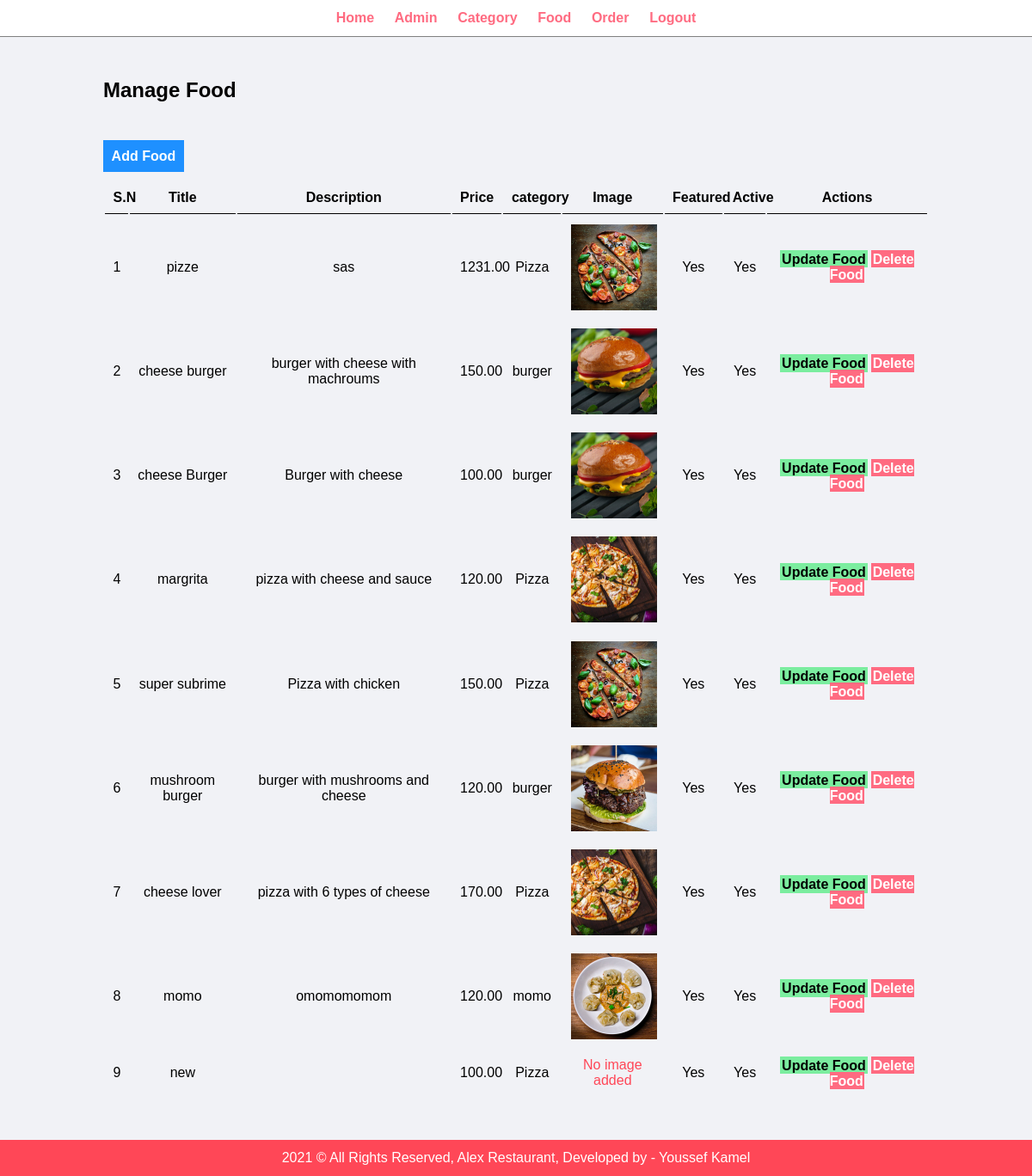
/admin/manageFood.php (signed in), run on the app's committed database.
### tables this page shows
CREATE TABLE `food` (
  `id` int(11) NOT NULL,
  `title` varchar(100) NOT NULL,
  `descripion` text NOT NULL,
  `price` decimal(10,2) NOT NULL,
  `image_name` varchar(255) NOT NULL,
  `category_id` int(11) NOT NULL,
  `featured` varchar(10) NOT NULL,
  `active` varchar(10) NOT NULL
);

CREATE TABLE `category` (
  `id` int(11) NOT NULL,
  `title` varchar(100) NOT NULL,
  `image_name` varchar(100) NOT NULL,
  `featured` varchar(10) NOT NULL,
  `active` varchar(10) NOT NULL
);

### admin/manageFood.php (the view, shortened to what this page needs)
<?php
include("includes/header.inc.php");
?>
<div class="main-content">
    <div class="wrapper">
        <h2>Manage Food</h2>
        <br>
        <br><br>
        <a href="<?php echo SITEURL.'admin/addFood.php' ?>" class="btn-primary">Add Food</a>
        <br>
        <br>
        <table class="tbl-full">
            <tr>
                <th>S.N</th>
                <th>Title</th>
                <th>Description</th>
                <th>Price</th>
                <th>category</th>
                <th>Image</th>
                <th>Featured</th>
                <th>Active</th>
                <th>Actions</th>
            </tr>
            <?php
            $sql = "SELECT food.*, category.title AS catTitle FROM food
            INNER JOIN category
            ON food.category_id = category.id;
            ";
                $res = mysqli_query($conn, $sql);
                if ($res == true) {
                    $count = mysqli_num_rows($res);
                    $num = 0;
                    if ($count > 0) {
                        while ($row = mysqli_fetch_assoc($res)) {
                            $id = $row['id'];
                            $title = $row['title'];
                            $description = $row['descripion'];
                            $price = $row['price'];
                            $imageName = $row['image_name'];
                            $featured = $row['featured'];
                            $active = $row['active'];
                            $category = $row['catTitle'];
                            $num++;
                            ?>
                            <tr>
                                <td><?php echo $num; ?></td>
                                <td><?php echo $title; ?></td>
                                <td><?php echo $description; ?></td>
                                <td><?php echo $price; ?></td>
                                <td><?php echo $category; ?></td>
                                <td>
                                    <?php
                                        if ($imageName!="") {
                                    ?>
                                            <img src="<?php echo SITEURL; ?>images/food/<?php echo $imageName?>">
                                    <?php
                                        } else {
                                            echo "<div class='error'>No image added</div>";
                                        }
                                    ?>
                                </td>
                                <td><?php echo $featured; ?></td>
                                <td><?php echo $active; ?></td>
                                <td>
                                    <a href="<?php echo SITEURL.'admin/update_Food.php?id='.$id ?>" class="btn-secondary">Update Food</a>
                                    <a href="<?php echo SITEURL.'admin/deleteFood.php?id='.$id.'&image_name='.$imageName ?>" class="btn-danger">Delete Food</a>
                                </td>
                            </tr>
                            <?php
            }
                    } else {
                    ?>
                        <tr>
                            <td><div class="error">No food added</div></td>
                        </tr>
                    <?php
                    }
                }
            ?>
        </table>
    </div>
</div>
<?php include("includes/footer.inc.php"); ?>

### css/admin.css (style rules this page uses)
* { margin: 0; padding: 0; font-family: Arial, Helvetica, sans-serif; }
.wrapper { padding: 1%; width: 80%; margin: 0 auto; }
.tbl-full { width: 100%; }
table tr th { border-bottom: 1px solid black; padding: 1%; }
table tr td { text-align: center; padding: 1%; }
table tr td img { height: 100px; width: 100px; }
.btn-primary { background-color: #1e90ff; text-decoration: none; color: white; padding: 1%; font-weight: bold; }
.btn-secondary { background-color: #7bed9f; text-decoration: none; color: black; padding: 1%; font-weight: bold; }
.btn-danger { background-color: #ff6b81; text-decoration: none; color: white; padding: 1%; font-weight: bold; }
.error { color: #ff4757; }
.main-content { background-color: #f1f2f6; padding: 3% 0; }

### data on the page
food: title "pizze", descripion "sas", price "1231.00", category.title "Pizza", image_name (picture), featured "Yes", active "Yes"
food: title "cheese burger", descripion "burger with cheese with machroums", price "150.00", category.title "burger", image_name (picture), featured "Yes", active "Yes"
food: title "cheese Burger", descripion "Burger with cheese", price "100.00", category.title "burger", image_name (picture), featured "Yes", active "Yes"
food: title "margrita", descripion "pizza with cheese and sauce", price "120.00", category.title "Pizza", image_name (picture), featured "Yes", active "Yes"
food: title "super subrime", descripion "Pizza with chicken", price "150.00", category.title "Pizza", image_name (picture), featured "Yes", active "Yes"
food: title "mushroom burger", descripion "burger with mushrooms and cheese", price "120.00", category.title "burger", image_name (picture), featured "Yes", active "Yes"
food: title "cheese lover", descripion "pizza with 6 types of cheese", price "170.00", category.title "Pizza", image_name (picture), featured "Yes", active "Yes"
food: title "momo", descripion "omomomomom", price "120.00", category.title "momo", image_name (picture), featured "Yes", active "Yes"
food: title "new", price "100.00", category.title "Pizza", image_name "No image added", featured "Yes", active "Yes"
